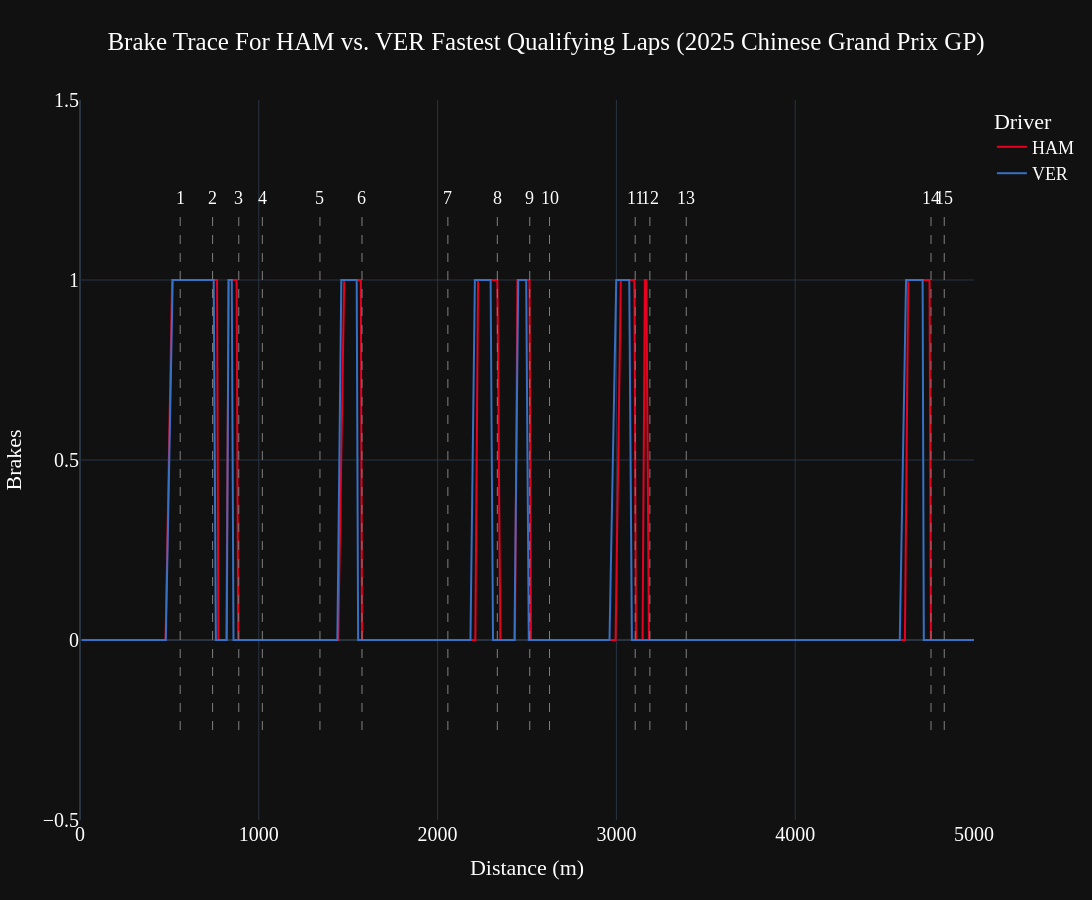

The notebook cell saved with this chart:
### Code cell
fig_brake=px.line(total_tel, x="Distance", y="Braking",
           color="Driver", hover_name="Driver",
           height=900, width=1500,
           template="plotly_dark",
           title="{} {} Sprint Qualifying: Brake Trace For {} vs. {} Fastest Qualifying Laps)".format(year, gp, driver1, driver2),
           color_discrete_map={
                 "VER": "#3671C6",
                 "TSU": "#3671C6",
                 "LEC": "#E80020",
                 "HAM": "#E80020",
                 "NOR": "#FF8000",
                 "PIA": "#FF8000",
                 "RUS": "#27F4D2",
                 "ANT": "#27F4D2",
                 "GAS": "#0093CC",
                 "DOO": "#0093CC",
                 "ALO": "#229971",
                 "STR": "#229971",
                 "SAI": "#64C4FF",
                 "ALB": "#64C4FF",
                 "HUL": "#52e252",
                 "BOR": "#52e252",
                 "LAW": "#6692FF",
                 "HAD": "#6692FF",
                 "OCO": "#B6BABD",
                 "BEA": "#B6BABD"
          }
          )

fig_brake.update_layout(
    xaxis_title="Distance (m)",
    yaxis_title="Brakes",
)

v_min = d1_tel['Braking'].min()
v_max = d1_tel['Braking'].max()
corner_distance=circuit_info.corners['Distance']

for k in corner_distance:
  fig_brake.add_shape(type='line',
                yref="y",
                xref="x",
                x0=k,
                y0=v_min-0.25,
                x1=k,
                y1=v_max+0.2,
                line_width=1,
                line_dash="dash",
                line_color="grey")
fig_brake.update_xaxes(range=[0, 5000])
fig_brake.update_yaxes(range=[-0.5, 1.5])

for _, corner in circuit_info.corners.iterrows():
    txt = f"{corner['Number']}{corner['Letter']}"
    fig_brake.add_annotation(x=corner['Distance'], y=v_max+0.2, text=txt, showarrow=False, yshift=10)

fig_brake.update_layout(
   title_x=0.5,
   hoverlabel=dict(
        bgcolor="white",
        font_size=16,
        font_family="PT Sans Narrow"
    ),
    yaxis = dict(tickfont = dict(size=20)),
    xaxis = dict(tickfont = dict(size=20)),
    font=dict(
        family="PT Sans Narrow",
        size=18,
        color="White"
    ),
    title_font_family="PT Sans Narrow"
#  "Arial", "Balto", "Courier New", "Droid Sans", "Droid Serif", "Droid Sans Mono", "Gravitas One", "Old Standard TT", "Open Sans", "Overpass", "PT Sans Narrow", "Raleway", "Times New Roman"
)

fig_brake.show()

### Figure 1 — Plotly figure (JSON) as saved in the notebook; plotly's stock layout.template omitted (floating-point values rounded to 4 significant figures; data arrays with more than 128 entries replaced by an {"elided": "..."} marker saying what was removed)
{"data": [{"hovertemplate": "<b>%{hovertext}</b><br><br>Driver=HAM<br>Distance=%{x}<br>Braking=%{y}<extra></extra>", "hovertext": {"elided": "333 str values"}, "legendgroup": "HAM", "line": {"color": "#E80020", "dash": "solid"}, "marker": {"symbol": "circle"}, "mode": "lines", "name": "HAM", "orientation": "v", "showlegend": true, "type": "scatter", "x": {"elided": "333 float values"}, "xaxis": "x", "y": {"elided": "333 int values"}, "yaxis": "y"}, {"hovertemplate": "<b>%{hovertext}</b><br><br>Driver=VER<br>Distance=%{x}<br>Braking=%{y}<extra></extra>", "hovertext": {"elided": "331 str values"}, "legendgroup": "VER", "line": {"color": "#3671C6", "dash": "solid"}, "marker": {"symbol": "circle"}, "mode": "lines", "name": "VER", "orientation": "v", "showlegend": true, "type": "scatter", "x": {"elided": "331 float values"}, "xaxis": "x", "y": {"elided": "331 int values"}, "yaxis": "y"}], "layout": {"annotations": [{"showarrow": false, "text": "1", "x": 560.3, "y": 1.2, "yshift": 10}, {"showarrow": false, "text": "2", "x": 741.6, "y": 1.2, "yshift": 10}, {"showarrow": false, "text": "3", "x": 888.0, "y": 1.2, "yshift": 10}, {"showarrow": false, "text": "4", "x": 1020.0, "y": 1.2, "yshift": 10}, {"showarrow": false, "text": "5", "x": 1342.0, "y": 1.2, "yshift": 10}, {"showarrow": false, "text": "6", "x": 1577.0, "y": 1.2, "yshift": 10}, {"showarrow": false, "text": "7", "x": 2057.0, "y": 1.2, "yshift": 10}, {"showarrow": false, "text": "8", "x": 2334.0, "y": 1.2, "yshift": 10}, {"showarrow": false, "text": "9", "x": 2515.0, "y": 1.2, "yshift": 10}, {"showarrow": false, "text": "10", "x": 2626.0, "y": 1.2, "yshift": 10}, {"showarrow": false, "text": "11", "x": 3105.0, "y": 1.2, "yshift": 10}, {"showarrow": false, "text": "12", "x": 3187.0, "y": 1.2, "yshift": 10}, {"showarrow": false, "text": "13", "x": 3391.0, "y": 1.2, "yshift": 10}, {"showarrow": false, "text": "14", "x": 4759.0, "y": 1.2, "yshift": 10}, {"showarrow": false, "text": "15", "x": 4834.0, "y": 1.2, "yshift": 10}, {"showarrow": false, "text": "16", "x": 5128.0, "y": 1.2, "yshift": 10}], "font": {"color": "White", "family": "PT Sans Narrow", "size": 18}, "height": 900, "hoverlabel": {"bgcolor": "white", "font": {"family": "PT Sans Narrow", "size": 16}}, "legend": {"title": {"text": "Driver"}, "tracegroupgap": 0}, "shapes": [{"line": {"color": "grey", "dash": "dash", "width": 1}, "type": "line", "x0": 560.3, "x1": 560.3, "xref": "x", "y0": -0.25, "y1": 1.2, "yref": "y"}, {"line": {"color": "grey", "dash": "dash", "width": 1}, "type": "line", "x0": 741.6, "x1": 741.6, "xref": "x", "y0": -0.25, "y1": 1.2, "yref": "y"}, {"line": {"color": "grey", "dash": "dash", "width": 1}, "type": "line", "x0": 888.0, "x1": 888.0, "xref": "x", "y0": -0.25, "y1": 1.2, "yref": "y"}, {"line": {"color": "grey", "dash": "dash", "width": 1}, "type": "line", "x0": 1020.0, "x1": 1020.0, "xref": "x", "y0": -0.25, "y1": 1.2, "yref": "y"}, {"line": {"color": "grey", "dash": "dash", "width": 1}, "type": "line", "x0": 1342.0, "x1": 1342.0, "xref": "x", "y0": -0.25, "y1": 1.2, "yref": "y"}, {"line": {"color": "grey", "dash": "dash", "width": 1}, "type": "line", "x0": 1577.0, "x1": 1577.0, "xref": "x", "y0": -0.25, "y1": 1.2, "yref": "y"}, {"line": {"color": "grey", "dash": "dash", "width": 1}, "type": "line", "x0": 2057.0, "x1": 2057.0, "xref": "x", "y0": -0.25, "y1": 1.2, "yref": "y"}, {"line": {"color": "grey", "dash": "dash", "width": 1}, "type": "line", "x0": 2334.0, "x1": 2334.0, "xref": "x", "y0": -0.25, "y1": 1.2, "yref": "y"}, {"line": {"color": "grey", "dash": "dash", "width": 1}, "type": "line", "x0": 2515.0, "x1": 2515.0, "xref": "x", "y0": -0.25, "y1": 1.2, "yref": "y"}, {"line": {"color": "grey", "dash": "dash", "width": 1}, "type": "line", "x0": 2626.0, "x1": 2626.0, "xref": "x", "y0": -0.25, "y1": 1.2, "yref": "y"}, {"line": {"color": "grey", "dash": "dash", "width": 1}, "type": "line", "x0": 3105.0, "x1": 3105.0, "xref": "x", "y0": -0.25, "y1": 1.2, "yref": "y"}, {"line": {"color": "grey", "dash": "dash", "width": 1}, "type": "line", "x0": 3187.0, "x1": 3187.0, "xref": "x", "y0": -0.25, "y1": 1.2, "yref": "y"}, {"line": {"color": "grey", "dash": "dash", "width": 1}, "type": "line", "x0": 3391.0, "x1": 3391.0, "xref": "x", "y0": -0.25, "y1": 1.2, "yref": "y"}, {"line": {"color": "grey", "dash": "dash", "width": 1}, "type": "line", "x0": 4759.0, "x1": 4759.0, "xref": "x", "y0": -0.25, "y1": 1.2, "yref": "y"}, {"line": {"color": "grey", "dash": "dash", "width": 1}, "type": "line", "x0": 4834.0, "x1": 4834.0, "xref": "x", "y0": -0.25, "y1": 1.2, "yref": "y"}, {"line": {"color": "grey", "dash": "dash", "width": 1}, "type": "line", "x0": 5128.0, "x1": 5128.0, "xref": "x", "y0": -0.25, "y1": 1.2, "yref": "y"}], "title": {"font": {"family": "PT Sans Narrow"}, "text": "Brake Trace For HAM vs. VER Fastest Qualifying Laps (2025 Chinese Grand Prix GP)", "x": 0.5}, "width": 1500, "xaxis": {"anchor": "y", "domain": [0, 1], "range": [0, 5000], "tickfont": {"size": 20}, "title": {"text": "Distance (m)"}}, "yaxis": {"anchor": "x", "domain": [0, 1], "range": [-0.5, 1.5], "tickfont": {"size": 20}, "title": {"text": "Brakes"}}}}
